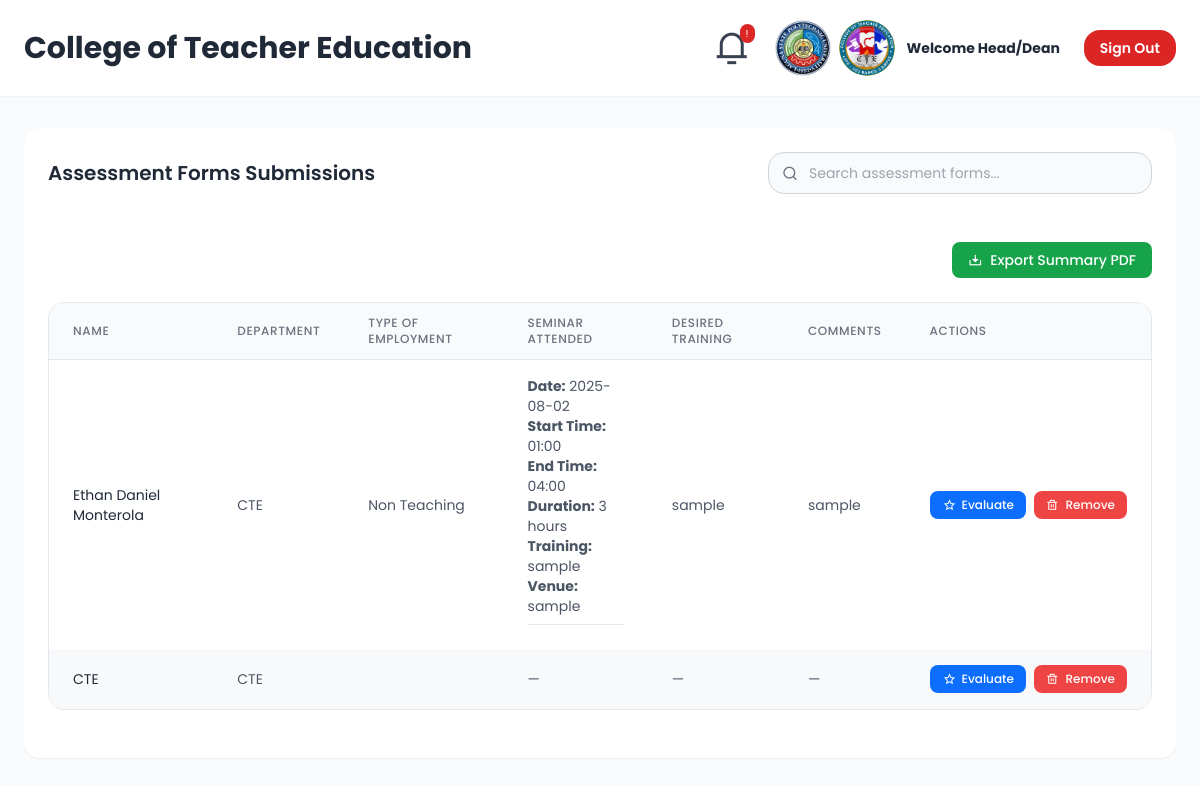
The app's page /CTE.php with its own data.
### tables this page shows
CREATE TABLE `assessments` (
  `id` int(11) NOT NULL,
  `user_id` int(10) UNSIGNED NOT NULL,
  `deadline_id` int(11) NOT NULL,
  `training_history` longtext DEFAULT NULL CHECK (json_valid(`training_history`)),
  `desired_skills` longtext DEFAULT NULL,
  `comments` text DEFAULT NULL,
  `created_at` timestamp NOT NULL DEFAULT current_timestamp(),
  `status` varchar(20) NOT NULL DEFAULT 'submitted',
  `submission_date` datetime DEFAULT current_timestamp(),
  `evaluated` tinyint(1) DEFAULT 0
);

CREATE TABLE `users` (
  `id` int(10) UNSIGNED NOT NULL,
  `name` varchar(255) NOT NULL,
  `email` varchar(255) NOT NULL,
  `password` varchar(255) NOT NULL,
  `role` enum('user','admin','admin_ccs','admin_cas','admin_cte','admin_cbaa','admin_ccje','admin_cfnd','admin_chmt','admin_cof') NOT NULL DEFAULT 'user',
  `status` enum('pending','accepted','declined') DEFAULT 'pending',
  `educationalAttainment` varchar(255) DEFAULT NULL,
  `specialization` varchar(255) DEFAULT NULL,
  `designation` varchar(255) DEFAULT NULL,
  `department` varchar(255) DEFAULT NULL,
  `yearsInLSPU` varchar(10) DEFAULT NULL,
  `teaching_status` varchar(50) DEFAULT NULL,
  `image_data` text DEFAULT NULL,
  `has_notification` tinyint(1) DEFAULT 0
);

### CTE.php (the view, shortened to what this page needs)
<?php
include 'config.php';
$selected_year = date('Y');
$sql = "SELECT
            u.name,
            u.department,
            u.teaching_status,
            a.training_history,
            a.desired_skills,
            a.comments,
            a.submission_date,
            a.id AS assessment_id
        FROM users u
        LEFT JOIN assessments a ON u.id = a.user_id
        WHERE u.department = 'CTE'
          AND (a.submission_date IS NULL OR YEAR(a.submission_date) = $selected_year)
        ORDER BY a.submission_date DESC";
$result = $con->query($sql);
?>
<!DOCTYPE html>
<html lang="en">
<head>
  <script src="https://cdn.tailwindcss.com/3.4.16"></script>
  <link rel="stylesheet" href="https://cdnjs.cloudflare.com/ajax/libs/remixicon/4.6.0/remixicon.min.css" />
</head>
<body class="min-h-screen font-sans" style="font-family: 'Poppins', sans-serif;">
  <div class="min-w-[1024px]">
    <header class="bg-white shadow-sm fixed top-0 left-0 w-full z-50">
    <div class="max-w-7xl mx-auto px-6 py-5 flex justify-between items-center">
        <h1 class="text-3xl font-bold text-gray-800">College of Teacher Education</h1>
        <div class="flex items-center space-x-6">
        <div class="relative">
            <button class="flex items-center text-gray-600 hover:text-gray-900 focus:outline-none">
            <div class="relative group cursor-pointer" id="notifWrapper">
                <i class="ri-notification-3-line text-4xl text-gray-700 group-hover:text-blue-600 animate-bounce ringing-bell" id="notifBell"></i>
                <span id="notifBadge" class="absolute top-0 right-0 transform translate-x-1 -translate-y-1 bg-red-600 text-white text-[10px] px-1.5 py-0.5 rounded-full hidden">!</span>
            </div>
            </button>
        </div>
      <div class="flex items-center space-x-3">
        <div class="flex items-center space-x-1">
          <div class="w-14 h-14 rounded-full overflow-hidden bg-gray-200">
            <img src="images/lspubg2.png" alt="Logo 1" class="w-full h-full object-cover" />
          </div>
          <div class="w-14 h-14 rounded-full overflow-hidden bg-gray-200">
            <img src="images/cte.png" alt="Logo 2" class="w-full h-full object-cover" />
          </div>
        </div>
        <div class="hidden md:block">
          <p class="text-sm font-bold text-gray-800">Welcome Head/Dean</p>
        </div>
      </div>
      <div>
        <a href="homepage.php"
           class="text-white bg-red-600 hover:bg-red-700 focus:ring-4 focus:ring-red-300 font-semibold rounded-lg text-sm px-4 py-2 transition duration-300">
          Sign Out
        </a>
      </div>
    </div>
  </div>
</header>
<main class="max-w-7xl mx-auto px-6 pt-32 pb-8">
  <div class="bg-white rounded-lg shadow-sm p-6">
    <div class="flex flex-col md:flex-row justify-between items-start md:items-center mb-6 gap-4">
      <h2 class="text-xl font-semibold text-gray-800">Assessment Forms Submissions</h2>
      <div class="relative w-full md:w-96">
        <div class="absolute inset-y-0 left-0 flex items-center pl-3 pointer-events-none">
          <div class="w-5 h-5 flex items-center justify-center text-gray-500">
          </div>
        </div>
        <input type="search" id="search-input" class="search-input w-full pl-10 pr-4 py-2.5 text-sm text-gray-900 bg-gray-50 border border-gray-300 rounded-lg focus:border-primary transition-colors" placeholder="Search assessment forms...">
      </div>
    </div>
    <div class="flex flex-wrap gap-4 mb-6 justify-end">
      <div class="w-full md:w-auto">
        <label class="block mb-1 text-sm font-medium text-transparent">Actions</label>
        <button onclick="generatePDF()" class="bg-green-600 hover:bg-green-700 text-white px-4 py-2 rounded text-sm font-medium">
          <i class="ri-download-2-line mr-1"></i> Export Summary PDF
        </button>
      </div>
    </div>
                <div class="table-container rounded-lg border border-gray-200 mb-6">
                    <table class="min-w-full">
                        <thead class="bg-gray-50 text-left">
                            <tr>
                                <th class="px-6 py-3 text-xs font-medium text-gray-500 uppercase tracking-wider border-b">Name</th>
                                <th class="px-6 py-3 text-xs font-medium text-gray-500 uppercase tracking-wider border-b">Department</th>
                                <th class="px-6 py-3 text-xs font-medium text-gray-500 uppercase tracking-wider border-b">Type of Employment</th>
                                <th class="px-6 py-3 text-xs font-medium text-gray-500 uppercase tracking-wider border-b">Seminar Attended</th>
                                <th class="px-6 py-3 text-xs font-medium text-gray-500 uppercase tracking-wider border-b">Desired Training</th>
                                <th class="px-6 py-3 text-xs font-medium text-gray-500 uppercase tracking-wider border-b">Comments</th>
                                <th class="px-6 py-3 text-xs font-medium text-gray-500 uppercase tracking-wider border-b">Actions</th>
                            </tr>
                        </thead>
                        <tbody>
                            <?php if ($result && $result->num_rows > 0): ?>
                                <?php while ($row = $result->fetch_assoc()): ?>
                                    <tr>
                                        <td class="px-6 py-4 text-sm text-gray-800"><?= htmlspecialchars($row['name']) ?></td>
                                        <td class="px-6 py-4 text-sm text-gray-600"><?= htmlspecialchars($row['department']) ?></td>
                                        <td class="px-6 py-4 text-sm text-gray-600"><?= htmlspecialchars($row['teaching_status']) ?></td>
                                        <td class="px-6 py-4 text-sm text-gray-600">
                                            <?php
                                            if (!empty($row['training_history'])) {
                                                $seminars = json_decode($row['training_history'], true);
                                                if (is_array($seminars)) {
                                                    foreach ($seminars as $seminar) {
                                                        echo "<div class='mb-2'>";
                                                        echo "<strong>Date:</strong> " . htmlspecialchars($seminar['date'] ?? '') . "<br>";
                                                        echo "<strong>Start Time:</strong> " . htmlspecialchars($seminar['start_time'] ?? '') . "<br>";
                                                        echo "<strong>End Time:</strong> " . htmlspecialchars($seminar['end_time'] ?? '') . "<br>";
                                                        echo "<strong>Duration:</strong> " . htmlspecialchars($seminar['duration'] ?? '') . "<br>";
                                                        echo "<strong>Training:</strong> " . htmlspecialchars($seminar['training'] ?? '') . "<br>";
                                                        echo "<strong>Venue:</strong> " . htmlspecialchars($seminar['venue'] ?? '') . "<br>";
                                                        echo "</div><hr class='my-2'>";
                                                    }
                                                } else {
                                                    echo "Invalid format";
                                                }
                                            } else {
                                                echo "—";
                                            }
                                            ?>
                                        </td>
                                        <td class="px-6 py-4 text-sm text-gray-600"><?= htmlspecialchars($row['desired_skills'] ?? '—') ?></td>
                                        <td class="px-6 py-4 text-sm text-gray-600"><?= htmlspecialchars($row['comments'] ?? '—') ?></td>
                                        <td class="px-6 py-4 text-sm whitespace-nowrap">
                                            <div class="flex space-x-2">
                                                <button
                                                    type="button"
                                                    class="evaluate-btn bg-primary text-white rounded-button px-3 py-1.5 text-xs font-medium hover:bg-primary/90 transition whitespace-nowrap flex items-center"
                                                    data-name="<?= htmlspecialchars($row['name']) ?>"
                                                >
                                                    <span class="w-4 h-4 flex items-center justify-center mr-1">
                                                        <i class="ri-star-line"></i>
                                                    </span>
                                                    Evaluate
                                                </button>
                                                <button
                                                    class="remove-btn bg-red-500 text-white rounded-button px-3 py-1.5 text-xs font-medium hover:bg-red-600 transition whitespace-nowrap"
                                                    data-id="<?= htmlspecialchars($row['name']) ?>"
                                                >
                                                    <i class="ri-delete-bin-line mr-1"></i> Remove
                                                </button>
                                            </div>
                                        </td>
                                    </tr>
                                <?php endwhile; ?>
                            <?php else: ?>
                                <tr>
                                    <td colspan="7" class="px-6 py-4 text-center text-sm text-gray-500">No CTE data found for <?= $selected_year ?>.</td>
                                </tr>
                            <?php endif; ?>
                        </tbody>
                    </table>
                </div>
            </div>
        </main>
    </div>
</body>
</html>

### CTE.php (style rules this page uses)
:where([class^="ri-"])::before { content: "\f3c2"; }
body { font-family: 'Poppins', sans-serif; background-color: #f9fafb; }
.table-container { overflow-x: auto; }
table { width: 100%; border-collapse: separate; border-spacing: 0; }
th { position: relative; cursor: pointer; user-select: none; }
tbody tr:nth-child(even) { background-color: #f8f9fa; }
.animate-bounce { animation: bounce 1.2s infinite; }

### records on screen
assessments: user.name "Ethan Daniel Monterola", user.department "CTE", user.teaching_status "Non Teaching", date "2025-08-02", start_time "01:00", end_time "04:00", duration "3 hours", training "sample", venue "sample", desired_skills "sample", comments "sample"
users: name "CTE", department "CTE", desired_skills "—", comments "—"
